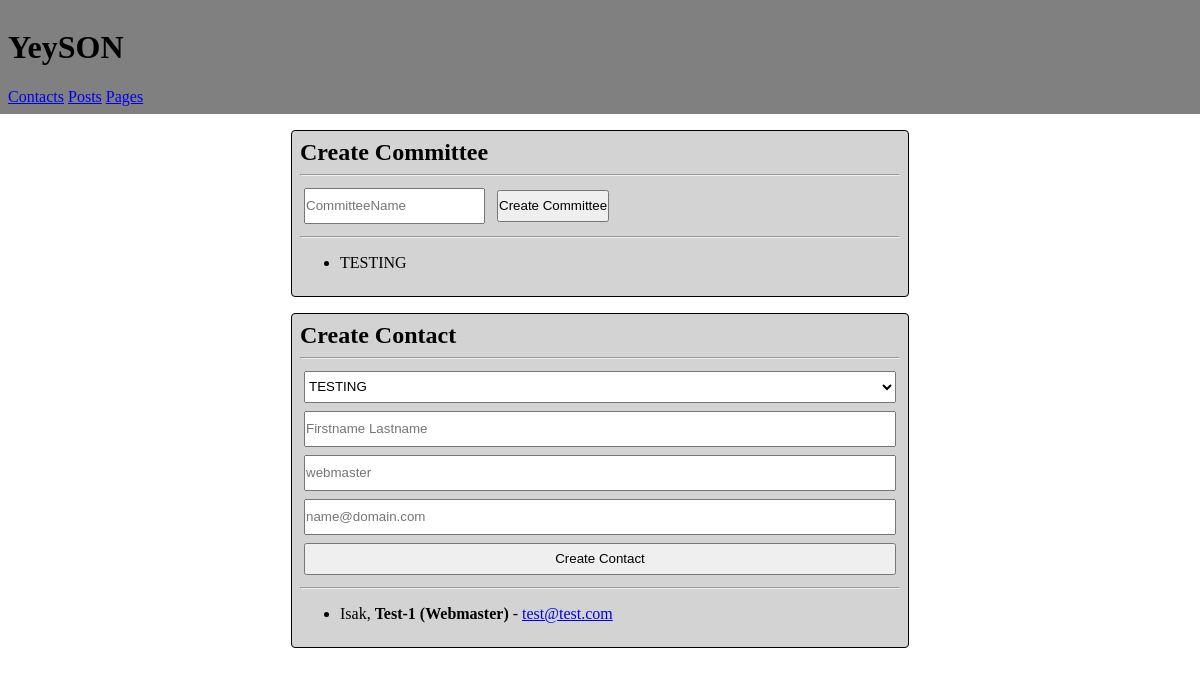
/, run on an earlier commit of the app's database.
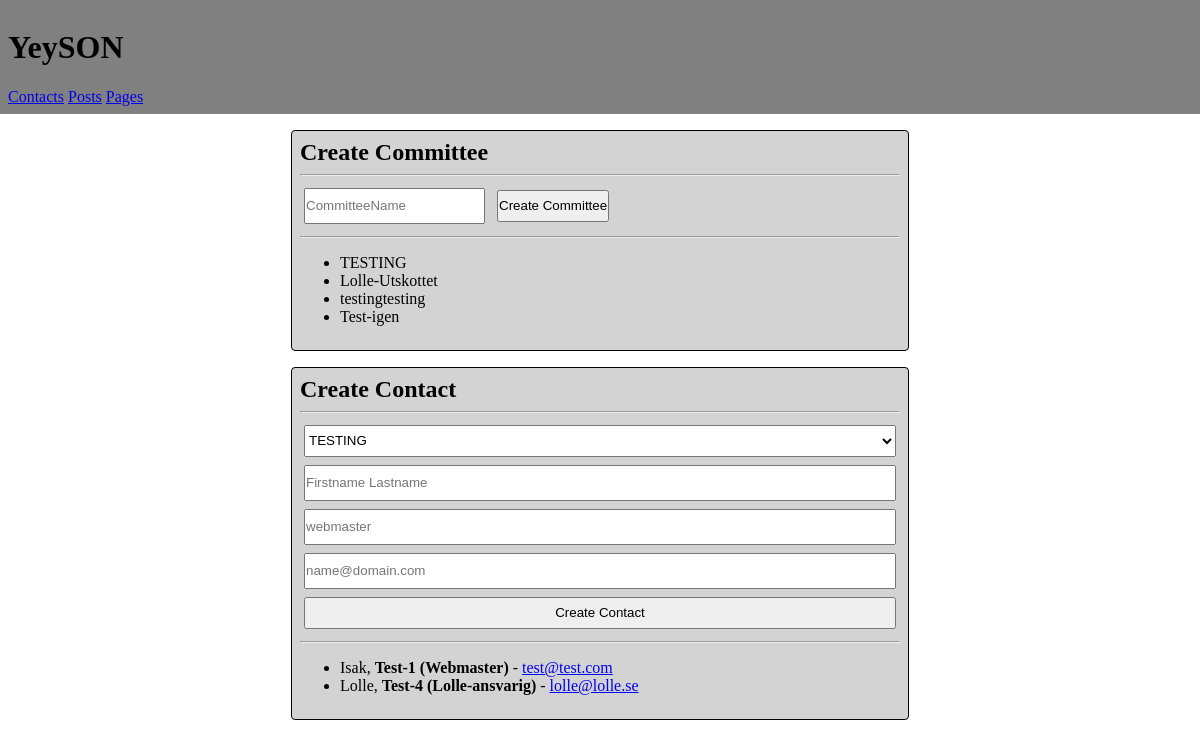
And on a later commit of the database.
### YeySON/models.py (models this page shows)
class Committee(models.Model):
    title = models.CharField(max_length=128)

class Contact(models.Model):
    committee = models.CharField(max_length=128)
    name = models.CharField(max_length=128)
    position = models.CharField(max_length=128)
    mail = models.CharField(max_length=128)

### YeySON/views.py (the view)
# urls.py: 2. Add a URL to urlpatterns:  path('', views.home, name='home')
def home(request):
    all_committees = Committee.objects.all()
    all_contacts = Contact.objects.all()
    context = {
        'committees': all_committees,
        'contacts': all_contacts
    }
    if request.method == 'POST':
        if "fname-1" in request.POST:
            Committee.objects.create(title=request.POST["fname-1"])
        elif "fname-2" in request.POST:
            Contact.objects.create(committee=request.POST["committees"], name=request.POST["fname-2"], position=request.POST["fname-3"], mail=request.POST["fname-4"])
    return render(request, 'base.html', context)

### templates/base.html (shortened to what this page needs)
<!DOCTYPE html>
<html>
    <head>
    </head>
    <body>
        <header>
            <h1>YeySON</h1>
            <nav>
                <a href="#">Contacts</a>
                <a href="/posts">Posts</a>
                <a href="/pages">Pages</a>
            </nav>
        </header>
        <div class="Section">
            <h2>Create Committee</h2>
            <hr/>
            <form action="" method="post">
                <div class="Create-Committee">
                    <input type="text" class="Textfield" placeholder="CommitteeName" id="fname-1" name="fname-1">
                    <input type="submit" class="Button" value="Create Committee" />
                </div>
            </form>
            <hr/>
            <ul>
                {% for o in committees %}
                    <li>{{ o.title }}</li>
                {% endfor %}
            </ul>
        </div>
        <div class="Section">
            <h2>Create Contact</h2>
            <hr/>
            <form action="" method="post">
                <select name="committees" class="Dropdown" id="Committee-Select">
                    {% for o in committees %}
                        <option>{{ o.title }}</option>
                    {% endfor %}
                </select>
                <input type="text" class="Textfield" placeholder="Firstname Lastname" id="fname-2" name="fname-2">
                <input type="text" class="Textfield" placeholder="webmaster" id="fname-3" name="fname-3">
                <input type="text" class="Textfield" placeholder="name@domain.com" id="fname-4" name="fname-4">
                <input type="submit" class="Button" value="Create Contact" />
            </form>
            <hr/>
            <ul>
                {% for o in contacts %}
                    <li>{{ o.name }}, <b>{{ o.committee }} ({{ o.position }})</b> - <a href="#">{{ o.mail }}</a></li>
                {% endfor %}
            </ul>
        </div>
    </body>
</html>

What changed in the data, as far as the page shows it:
added Committee: title "Lolle-Utskottet"
added Committee: title "testingtesting"
added Committee: title "Test-igen"
added Contact: name "Lolle", committee "Test-4", position "Lolle-ansvarig", mail "lolle@lolle.se"
